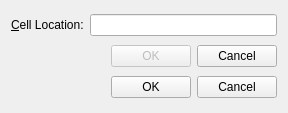
<?xml version="1.0" encoding="UTF-8"?>
<ui version="4.0">
 <class>GoToCellDialog</class>
 <widget class="QDialog" name="GoToCellDialog">
  <property name="geometry">
   <rect>
    <x>0</x>
    <y>0</y>
    <width>288</width>
    <height>113</height>
   </rect>
  </property>
  <property name="windowTitle">
   <string>Go to Cell</string>
  </property>
  <layout class="QVBoxLayout" name="verticalLayout">
   <item>
    <layout class="QHBoxLayout" name="horizontalLayout">
     <item>
      <widget class="QLabel" name="label">
       <property name="text">
        <string>&amp;Cell Location:</string>
       </property>
       <property name="buddy">
        <cstring>lineEdit</cstring>
       </property>
      </widget>
     </item>
     <item>
      <widget class="QLineEdit" name="lineEdit"/>
     </item>
    </layout>
   </item>
   <item>
    <layout class="QHBoxLayout" name="horizontalLayout_2">
     <item>
      <spacer name="horizontalSpacer">
       <property name="orientation">
        <enum>Qt::Horizontal</enum>
       </property>
       <property name="sizeHint" stdset="0">
        <size>
         <width>40</width>
         <height>20</height>
        </size>
       </property>
      </spacer>
     </item>
     <item>
      <widget class="QPushButton" name="okButton">
       <property name="enabled">
        <bool>false</bool>
       </property>
       <property name="text">
        <string>OK</string>
       </property>
       <property name="default">
        <bool>true</bool>
       </property>
      </widget>
     </item>
     <item>
      <widget class="QPushButton" name="cancelButton">
       <property name="text">
        <string>Cancel</string>
       </property>
      </widget>
     </item>
    </layout>
   </item>
   <item>
    <widget class="QDialogButtonBox" name="buttonBox">
     <property name="standardButtons">
      <set>QDialogButtonBox::Cancel|QDialogButtonBox::Ok</set>
     </property>
    </widget>
   </item>
  </layout>
 </widget>
 <tabstops>
  <tabstop>lineEdit</tabstop>
  <tabstop>okButton</tabstop>
  <tabstop>cancelButton</tabstop>
 </tabstops>
 <resources/>
 <connections/>
</ui>
